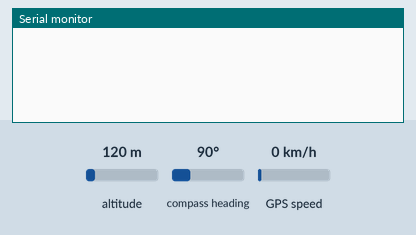
A sketch run on a simulated Teensy 4. Shown: the last lines printed to the serial monitor. The test bench sets the inputs (shaded band); at power-on: altitude 120 m, compass heading 90°, GPS speed 0 km/h. The GPS gets a fix after 3 s at 37.7749, -122.4194 with 8 satellites.

Above: at 1.2 s.
1.3 s: altitude set to 20 m
At 3.8 s:
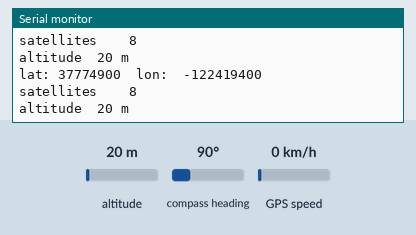
4.5 s: altitude set to 250 m
At 5.8 s:
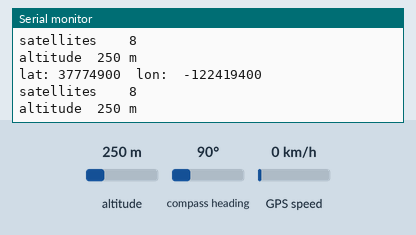

Measured:
- after the input at 1.3 s, the serial monitor: prints a new line after 1.7 s (image 1)
- after the input at 4.5 s, the serial monitor: prints a new line after 0.51 s (image 2)

The sketch:

TrimbleTeensyExample.ino
```cpp
/*Quick test of the Trimble GPS on the payload board.
 * The Trimble has been set up to deliver a GGA string once a second
 * over Serial2 (pin 9)
 */

#include <TinyGPS.h> //TinyGPS library
//Download here: http://arduiniana.org/libraries/tinygps/
TinyGPS gps;

void setup() {
  pinMode(9, INPUT); //Not sure if necessary
  Serial.begin(9600); //USB serial simply for demonstration purposes
  Serial2.begin(4800); //start serial 2 at 4800 baud
}

void loop() {
 while(Serial2.available()){ //Let this run in the main loop as fast as you can
    int c = Serial2.read();
    if(gps.encode(c)){ //if statement is true if a full string has been read
    long lat, lon;
    unsigned long altitude;
    int altitude_m;
    gps.get_position(&lat, &lon);
    Serial.print("lat: ");
    //Coordinates are printed as a single digit DDHHHMMM which can be processed afterwards
    Serial.print(lat);
    Serial.print("  lon:  ");
    Serial.println(lon);
    Serial.print("satellites    ");
    Serial.println(gps.satellites());

    altitude = gps.altitude();
    altitude_m = altitude/100; //altitude is in cm so need to divide by 100

    Serial.print("altitude  ");
    Serial.print(altitude_m);
    Serial.println(" m");
    }
  }


}
```
